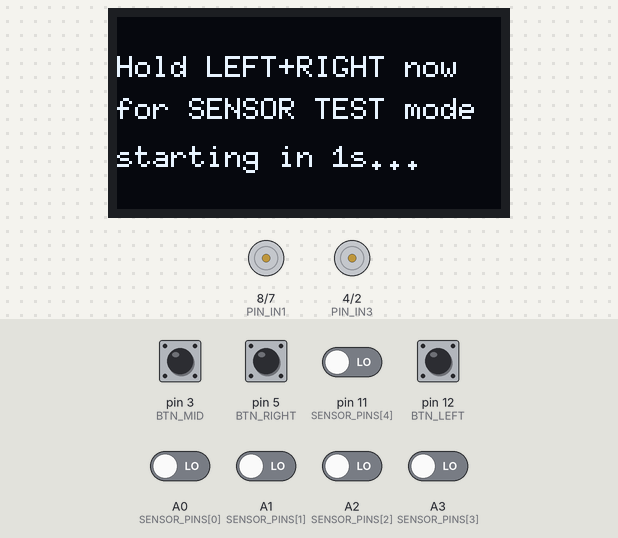
A sketch run on a simulated Arduino Uno, built with avr-gcc and run on an emulated ATmega328P. On the bench: 128×64 one-colour display, motor-driver pin pairs drawn as motors (green arrow = first pin HIGH = forward, orange = second pin HIGH = backward, longer = more drive, scaled by the enable pin). The test bench sets the inputs (shaded band); at power-on: pin 3 (BTN_MID), pin 5 (BTN_RIGHT), pin 12 (BTN_LEFT) HIGH, A0 (SENSOR_PINS[0]), A1 (SENSOR_PINS[1]), A2 (SENSOR_PINS[2]), A3 (SENSOR_PINS[3]), pin 11 (SENSOR_PINS[4]) LOW. EEPROM starts erased.

Above: at 1.8 s.
At 3.6 s:
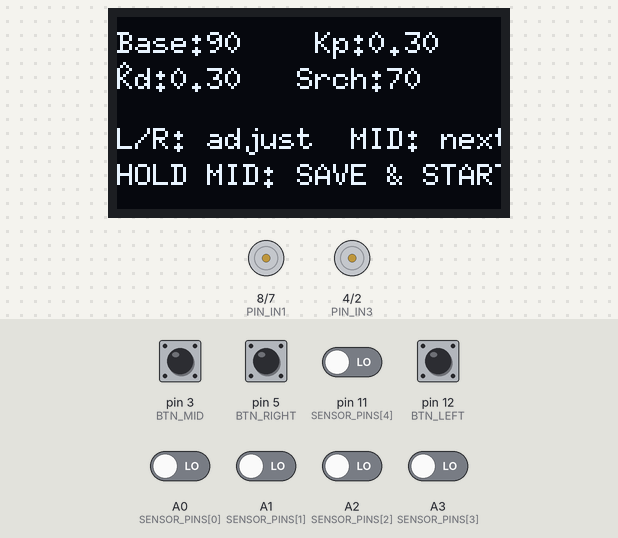
3.7 s: pin 3 (BTN_MID) pulled LOW for 3.2 s
At 6.5 s:
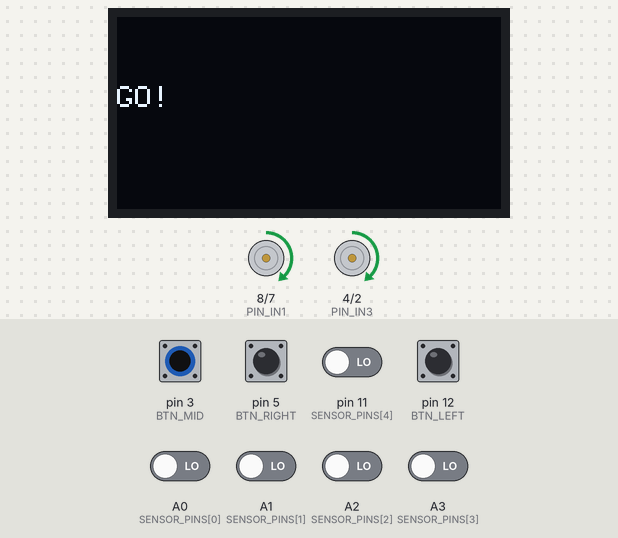
8.4 s: pin 3 (BTN_MID) pulled LOW for 0.8 s
At 9.5 s:
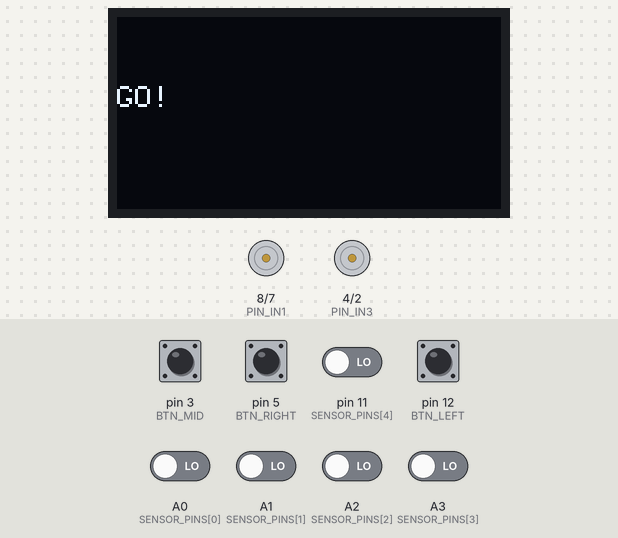
Timing chart, 0 to 11.4 s (numbered marks = the images above; inputs shaded):
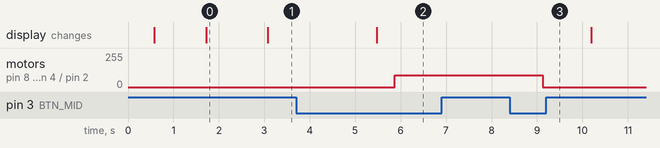

The sketch:

JUKTIrekha_V1.0.ino
```cpp
/*
  ============================================================================
  JUKTI TITANS - Line Follower Robot (LFR)
  ============================================================================
  Hardware :
    Arduino UNO + L298N + 2x N20 gear motors
    HW-871  : 5-channel DIGITAL IR reflectance sensor array
    0.96"   : I2C OLED, SSD1306 driver, using U8g2 library
    3x push buttons (each wired to GND, using internal pull-ups)

  PIN MAP:
    Motors  : ENA D10  IN1 D8  IN2 D7   ENB D9  IN3 D4  IN4 D2
    Sensors : A0 A1 A2 A3 D11   (A0 = LEFTMOST sensor, D11 = RIGHTMOST)
    OLED    : SDA A4   SCL A5   (hardware I2C - built into Uno, no extra wiring)
    Buttons : LEFT D12   MID D3   RIGHT D5   (button -> GND, uses INPUT_PULLUP)

  ----------------------------------------------------------------------------
  HOW THIS ROBOT DRIVES
  ----------------------------------------------------------------------------
  The HW-871 is DIGITAL only -> each sensor just says "black" or "white",
  no shades of gray. So instead of analog weighted averaging, we give each
  of the 5 sensors a fixed weight (far left = -200 ... far right = +200) and
  average the weights of only the sensors that currently see black. That
  gives us a single "error" number: negative = line is to the LEFT of
  center, positive = line is to the RIGHT of center, 0 = centered.

  That error is fed into a simple PD controller (Proportional + Derivative,
  no Integral - with a noisy digital sensor, I-term usually causes more
  problems than it solves, especially the night before a competition).
  The control step runs on a FIXED 200Hz schedule (not "as fast as the loop
  happens to go") so the derivative term behaves predictably, and its output
  is clamped before being split across the two wheels so a sudden error
  jump can't slam one motor to full-forward and the other to full-reverse.
  If 4 or 5 of the 5 sensors are on black at once (a thick line or an
  intersection, not "perfectly centered"), the robot holds its last known
  heading instead of snapping to a fake "centered" reading.

  If ALL sensors read white (line lost - e.g. a gap in the dashed section
  of your track, or a very sharp hairpin), the robot pivots in place toward
  whichever side the line was actually last seen drifting to, until it
  reacquires it or a safety timeout stops the motors.

  The OLED is completely idle while the robot is RUNNING - no I2C traffic,
  no drawing - so the control loop gets 100% of the Arduino's attention.
  The display only updates again once you stop (hold MID) and you're back
  in the menu.

  ----------------------------------------------------------------------------
  ON-ROBOT TUNING MENU (this is the important part)
  ----------------------------------------------------------------------------
  You do NOT need to re-flash the Arduino to change speed or PID values.
  On boot you land in a menu shown on the OLED:

      Base:90    Kp:0.30
      Kd:0.30    Srch:70

    - Short-press MID  -> jumps the cursor to the next parameter
    - LEFT / RIGHT     -> decrease / increase the highlighted parameter
    - HOLD MID (~0.7s) -> SAVES settings to EEPROM and STARTS the run
    - While RUNNING, HOLD MID again -> stops the motors, display comes back,
      and you're back in this menu

  This lets you place the robot on the track, tweak one number, hold MID,
  watch it run, and repeat - fast iteration is how you actually tune these
  robots. See TUNING_GUIDE.md for the step-by-step process.

  ----------------------------------------------------------------------------
  BEFORE ANY OF THIS WORKS: check your sensor polarity!
  ----------------------------------------------------------------------------
  Cheap digital IR boards differ on whether the output pin goes HIGH or LOW
  over black. For about 2 seconds after power-on/reset, the OLED shows
  "Hold LEFT+RIGHT now" - press and hold both buttons together during that
  window (a short hold, ~0.3s, is enough) to enter SENSOR TEST mode: the
  OLED shows live 1/0 for each of the 5 channels so you can confirm which
  state means "sees black". If it's backwards from what this code assumes,
  flip SENSOR_ACTIVE_HIGH below (one line) - no rewiring needed.
  Press MID to exit sensor test mode.
  ============================================================================
*/

#include <U8g2lib.h>
#include <Wire.h>
#include <EEPROM.h>

// ---------------------------------------------------------------------------
// SENSOR POLARITY - flip this if SENSOR TEST mode shows inverted logic
// true  = sensor output reads HIGH when looking at BLACK line
// false = sensor output reads LOW  when looking at BLACK line
// ---------------------------------------------------------------------------
#define SENSOR_ACTIVE_HIGH false

// ---------------------------------------------------------------------------
// MOTOR SIDE MAPPING - flip this if "turn left" actually turns the robot
// right on the real track (faster than re-wiring the motors)
// ---------------------------------------------------------------------------
#define LEFT_MOTOR_IS_A true   // Motor A = ENA/IN1/IN2, Motor B = ENB/IN3/IN4

// ---------------------------------------------------------------------------
// PIN DEFINITIONS
// ---------------------------------------------------------------------------
const uint8_t PIN_ENA = 10, PIN_IN1 = 8, PIN_IN2 = 7;
const uint8_t PIN_ENB = 9,  PIN_IN3 = 4, PIN_IN4 = 2;

const uint8_t SENSOR_PINS[5] = {A0, A1, A2, A3, 11}; // left -> right
const int16_t SENSOR_WEIGHT[5] = {-200, -100, 0, 100, 200};

const uint8_t BTN_LEFT = 12, BTN_MID = 3, BTN_RIGHT = 5;

// ---------------------------------------------------------------------------
// OLED (U8g2, hardware I2C on A4/A5 - default Uno pins, no extra args needed)
// ---------------------------------------------------------------------------
// Using the "_1_" (single page buffer) variant instead of "_F_" (full frame
// buffer) on purpose: the Uno only has 2KB of RAM, and a full 128x64 buffer
// alone eats half of it. The page-buffer variant uses only a few bytes and
// is plenty fast enough for this simple menu + status display.
U8G2_SSD1306_128X64_NONAME_1_HW_I2C u8g2(U8G2_R0, U8X8_PIN_NONE);

// ---------------------------------------------------------------------------
// TUNABLE PARAMETERS (adjustable live via the menu, saved to EEPROM)
// ---------------------------------------------------------------------------
struct Settings {
  int   baseSpeed;   // 0-220   forward speed on a straight line
  float kp;           // proportional gain
  float kd;           // derivative gain
  int   searchSpeed; // 0-150   pivot speed used when the line is lost
};

// Kd=2.0 was too aggressive for a DIGITAL sensor: error jumps in big discrete
// steps (e.g. -200 -> +200 when the line crosses from one sensor to another),
// so a big Kd on a raw one-step delta could momentarily demand a huge,
// saturating correction. 0.3 is a much safer starting point - see
// runLineFollow() below for how the output is now clamped too.
Settings cfg = { 90, 0.30f, 0.3f, 70 };   // sane defaults for N20 + L298N

const int EEPROM_MAGIC_ADDR = 0;
const int EEPROM_MAGIC_VAL  = 0xA6;   // bumped so old saved (aggressive) Kd
                                       // values from before this fix are
                                       // ignored and the new defaults load
const int EEPROM_DATA_ADDR  = 1;

const int MAX_SPEED   = 220;   // absolute PWM ceiling (0-255)
const int MIN_MOVE_PWM = 55;   // N20 + L298N combo tends to stall below this

// ---------------------------------------------------------------------------
// STATE
// ---------------------------------------------------------------------------
enum AppState { MENU, RUNNING };
AppState state = MENU;

const int NUM_PARAMS = 4; // Base, Kp, Kd, Search
int menuIndex = 0;

int lastError = 0;
int lastDirection = 1;   // +1 = line last seen/drifting right, -1 = left.
                          // Tracked explicitly (rather than reusing lastError,
                          // which gets held steady during intersections - see
                          // below) so the lost-line search always pivots
                          // toward where the line actually was.
unsigned long lostLineSince = 0;
const unsigned long LOST_LINE_SAFETY_STOP_MS = 3000; // give up & stop after this

// Fixed-rate control loop. Running the PID math on a fixed interval (rather
// than as fast as the loop happens to spin) makes the derivative term's
// effective timing constant and predictable - instead of literally dividing
// by a measured, jittery dt (which would make Kd swing wildly and be nearly
// impossible to tune for a sensor whose error jumps in big discrete steps).
// 200Hz is far faster than this robot needs to react.
unsigned long lastControlUpdate = 0;
const unsigned long CONTROL_INTERVAL_MS = 5;

// ---- simple button debounce/edge + long-press helpers ----
struct Button {
  uint8_t pin;
  bool lastReading;
  bool stableState;
  unsigned long lastChange;
  unsigned long pressedAt;
  bool longFired;
  Button(uint8_t p)
    : pin(p), lastReading(HIGH), stableState(HIGH),
      lastChange(0), pressedAt(0), longFired(false) {}
};
Button bLeft(BTN_LEFT), bMid(BTN_MID), bRight(BTN_RIGHT);
const unsigned long DEBOUNCE_MS = 25;
const unsigned long LONG_PRESS_MS = 700;

// returns true exactly once on a short press (release before long-press time)
bool updateButtonShortPress(Button &b) {
  bool reading = digitalRead(b.pin);
  bool shortPress = false;
  if (reading != b.lastReading) {
    b.lastChange = millis();
  }
  if (millis() - b.lastChange > DEBOUNCE_MS && reading != b.stableState) {
    b.stableState = reading;
    if (b.stableState == LOW) {
      b.pressedAt = millis();
      b.longFired = false;
    } else {
      // released
      if (!b.longFired && (millis() - b.pressedAt) < LONG_PRESS_MS) {
        shortPress = true;
      }
    }
  }
  b.lastReading = reading;
  return shortPress;
}

// returns true exactly once when held past LONG_PRESS_MS
bool updateButtonLongPress(Button &b) {
  if (b.stableState == LOW && !b.longFired &&
      (millis() - b.pressedAt) >= LONG_PRESS_MS) {
    b.longFired = true;
    return true;
  }
  return false;
}

// ---------------------------------------------------------------------------
void loadSettings() {
  if (EEPROM.read(EEPROM_MAGIC_ADDR) == EEPROM_MAGIC_VAL) {
    EEPROM.get(EEPROM_DATA_ADDR, cfg);
  }
  // clamp in case EEPROM had garbage / old format
  cfg.baseSpeed = constrain(cfg.baseSpeed, 0, MAX_SPEED);
  cfg.searchSpeed = constrain(cfg.searchSpeed, 0, MAX_SPEED);
  if (cfg.kp < 0 || cfg.kp > 5)  cfg.kp = 0.30f;
  if (cfg.kd < 0 || cfg.kd > 20) cfg.kd = 0.3f;
}

void saveSettings() {
  EEPROM.put(EEPROM_DATA_ADDR, cfg);
  EEPROM.write(EEPROM_MAGIC_ADDR, EEPROM_MAGIC_VAL);
}

// ---------------------------------------------------------------------------
void setMotorRaw(uint8_t enaPin, uint8_t in1, uint8_t in2, int speed) {
  speed = constrain(speed, -MAX_SPEED, MAX_SPEED);
  if (speed >= 0) {
    digitalWrite(in1, HIGH);
    digitalWrite(in2, LOW);
  } else {
    digitalWrite(in1, LOW);
    digitalWrite(in2, HIGH);
    speed = -speed;
  }
  // don't let a tiny nonzero PWM just buzz the motor without moving it
  if (speed > 0 && speed < MIN_MOVE_PWM) speed = MIN_MOVE_PWM;
  analogWrite(enaPin, speed);
}

void driveMotors(int leftSpeed, int rightSpeed) {
#if LEFT_MOTOR_IS_A
  setMotorRaw(PIN_ENA, PIN_IN1, PIN_IN2, leftSpeed);
  setMotorRaw(PIN_ENB, PIN_IN3, PIN_IN4, rightSpeed);
#else
  setMotorRaw(PIN_ENB, PIN_IN3, PIN_IN4, leftSpeed);
  setMotorRaw(PIN_ENA, PIN_IN1, PIN_IN2, rightSpeed);
#endif
}

void stopMotors() {
  analogWrite(PIN_ENA, 0);
  analogWrite(PIN_ENB, 0);
}

// ---------------------------------------------------------------------------
// returns number of sensors currently on black, fills seen[] with raw bits
// (1 = sees black, 0 = sees white) and computes weighted error via out param
int readSensors(int seen[5], int &errorOut) {
  int count = 0;
  long weightedSum = 0;
  for (int i = 0; i < 5; i++) {
    int raw = digitalRead(SENSOR_PINS[i]);
    bool onBlack = SENSOR_ACTIVE_HIGH ? (raw == HIGH) : (raw == LOW);
    seen[i] = onBlack ? 1 : 0;
    if (onBlack) {
      count++;
      weightedSum += SENSOR_WEIGHT[i];
    }
  }
  errorOut = (count > 0) ? (int)(weightedSum / count) : 0;
  return count;
}

// ---------------------------------------------------------------------------
// This is the whole job of the robot while RUNNING. No OLED/I2C activity
// happens in here at all (or anywhere else while RUNNING) - the display is
// completely frozen from the moment you start until you stop, so 100% of
// the control loop's time goes to reading sensors and driving motors.
void runLineFollow() {
  // Fixed-rate control: only run the sensing/PID/motor step every
  // CONTROL_INTERVAL_MS. This is what keeps the derivative term's timing
  // constant (see the comment by CONTROL_INTERVAL_MS above) - it also means
  // this function returns almost instantly on the other loop() iterations,
  // which is fine since loop() just calls straight back into it.
  if (millis() - lastControlUpdate < CONTROL_INTERVAL_MS) return;
  lastControlUpdate = millis();

  int seen[5];
  int rawError;
  int count = readSensors(seen, rawError);

  // Track which side the line has actually been drifting toward, using the
  // real sensor reading (not the possibly-held value below). This is what
  // the lost-line search uses, instead of assuming "right" by default.
  if (rawError > 0) lastDirection = 1;
  else if (rawError < 0) lastDirection = -1;

  int error = rawError;
  if (count >= 4) {
    // 4 or 5 sensors on black at once isn't "perfectly centered" - it's
    // almost certainly a wide/thick line or an intersection. The plain
    // weighted average would swing to ~0 here and then swing back the moment
    // you exit it, which is exactly the kind of sudden error jump that
    // causes a derivative spike. Instead, hold the last real heading steady
    // while crossing it.
    error = lastError;
  }

  if (count > 0) {
    lostLineSince = 0;

    int derivative = error - lastError;
    float output = cfg.kp * error + cfg.kd * derivative;
    // Clamp the correction itself before splitting it across the two
    // wheels, so a big derivative kick can't push one wheel to full-forward
    // and the other to full-reverse - it gets capped first, symmetrically.
    output = constrain(output, (float)-MAX_SPEED, (float)MAX_SPEED);

    int left  = cfg.baseSpeed + (int)output;
    int right = cfg.baseSpeed - (int)output;

    left  = constrain(left, -MAX_SPEED, MAX_SPEED);
    right = constrain(right, -MAX_SPEED, MAX_SPEED);

    driveMotors(left, right);
    lastError = error;
  } else {
    // line fully lost: pivot toward the side it was actually last seen on
    if (lostLineSince == 0) lostLineSince = millis();

    if (millis() - lostLineSince > LOST_LINE_SAFETY_STOP_MS) {
      stopMotors(); // safety: don't let it wander off forever
      return;
    }

    if (lastDirection >= 0) {
      driveMotors(cfg.searchSpeed, -cfg.searchSpeed);
    } else {
      driveMotors(-cfg.searchSpeed, cfg.searchSpeed);
    }
  }
}

// ---------------------------------------------------------------------------
// The AVR toolchain's snprintf() does NOT support %f / %g by default (it
// just prints "?" for any float) unless you add special linker flags. Easiest
// fix: format floats ourselves with plain integer math, using only %d/%s
// (which always work).
void formatFloat2(float v, char *buf, int bufSize) {
  bool neg = v < 0;
  if (neg) v = -v;
  int whole = (int)v;
  int frac = (int)((v - whole) * 100.0f + 0.5f); // round to 2 decimals
  if (frac >= 100) { frac -= 100; whole += 1; }
  snprintf(buf, bufSize, "%s%d.%02d", neg ? "-" : "", whole, frac);
}

void drawMenu() {
  char kpStr[8], kdStr[8];
  formatFloat2(cfg.kp, kpStr, sizeof(kpStr));
  formatFloat2(cfg.kd, kdStr, sizeof(kdStr));

  char l1[24], l2[24];
  snprintf(l1, sizeof(l1), "Base:%-4d  Kp:%s", cfg.baseSpeed, kpStr);
  snprintf(l2, sizeof(l2), "Kd:%-6s Srch:%-4d", kdStr, cfg.searchSpeed);

  // cursor under the selected parameter
  const int colX[4] = {0, 66, 0, 66};
  const int colY[4] = {12, 12, 24, 24};

  u8g2.firstPage();
  do {
    u8g2.setFont(u8g2_font_6x10_tf);
    u8g2.drawStr(0, 12, l1);
    u8g2.drawStr(0, 24, l2);
    u8g2.drawStr(colX[menuIndex], colY[menuIndex] + 10, "^");
    u8g2.drawStr(0, 44, "L/R: adjust  MID: next");
    u8g2.drawStr(0, 56, "HOLD MID: SAVE & START");
  } while (u8g2.nextPage());
}

void adjustParam(int dir) {
  switch (menuIndex) {
    case 0: cfg.baseSpeed = constrain(cfg.baseSpeed + dir * 5, 0, MAX_SPEED); break;
    case 1: cfg.kp = constrain(cfg.kp + dir * 0.02f, 0.0f, 5.0f); break;
    case 2: cfg.kd = constrain(cfg.kd + dir * 0.2f, 0.0f, 20.0f); break;
    case 3: cfg.searchSpeed = constrain(cfg.searchSpeed + dir * 5, 0, MAX_SPEED); break;
  }
}

// ---------------------------------------------------------------------------
void sensorTestMode() {
  u8g2.firstPage();
  do {
    u8g2.setFont(u8g2_font_6x10_tf);
    u8g2.drawStr(0, 10, "SENSOR TEST - MID to exit");
  } while (u8g2.nextPage());
  delay(400);

  while (true) {
    int seen[5], error;
    readSensors(seen, error);

    char l[24];
    snprintf(l, sizeof(l), "%d %d %d %d %d  (1=black)",
             seen[0], seen[1], seen[2], seen[3], seen[4]);

    u8g2.firstPage();
    do {
      u8g2.setFont(u8g2_font_6x10_tf);
      u8g2.drawStr(0, 10, "SENSOR TEST - MID to exit");
      u8g2.drawStr(0, 30, l);
      u8g2.drawStr(0, 45, "If backwards, flip");
      u8g2.drawStr(0, 57, "SENSOR_ACTIVE_HIGH in code");
    } while (u8g2.nextPage());

    if (digitalRead(BTN_MID) == LOW) {
      delay(300); // debounce exit
      return;
    }
    delay(60);
  }
}

// ---------------------------------------------------------------------------
void setup() {
  for (int i = 0; i < 5; i++) pinMode(SENSOR_PINS[i], INPUT);

  pinMode(PIN_ENA, OUTPUT); pinMode(PIN_IN1, OUTPUT); pinMode(PIN_IN2, OUTPUT);
  pinMode(PIN_ENB, OUTPUT); pinMode(PIN_IN3, OUTPUT); pinMode(PIN_IN4, OUTPUT);
  stopMotors();

  pinMode(BTN_LEFT, INPUT_PULLUP);
  pinMode(BTN_MID, INPUT_PULLUP);
  pinMode(BTN_RIGHT, INPUT_PULLUP);

  u8g2.begin();

  loadSettings();

  // Give a real window to catch a LEFT+RIGHT hold for sensor test mode.
  // (Checking just once, instantly, the moment setup() runs is too fast for
  // a human to react to right after power-on/upload - that's why it looked
  // like the buttons "did nothing".) Show a countdown prompt for ~2s and
  // require the two buttons to be held together for 300ms within it.
  const unsigned long BOOT_WINDOW_MS = 2000;
  const unsigned long HOLD_REQUIRED_MS = 300;
  unsigned long windowStart = millis();
  unsigned long bothHeldSince = 0;
  bool enterTest = false;

  while (millis() - windowStart < BOOT_WINDOW_MS) {
    bool held = (digitalRead(BTN_LEFT) == LOW) && (digitalRead(BTN_RIGHT) == LOW);
    if (held) {
      if (bothHeldSince == 0) bothHeldSince = millis();
      if (millis() - bothHeldSince >= HOLD_REQUIRED_MS) {
        enterTest = true;
        break;
      }
    } else {
      bothHeldSince = 0;
    }

    unsigned long remainingMs = BOOT_WINDOW_MS - (millis() - windowStart);
    int secsLeft = (remainingMs + 999) / 1000; // ceiling, so it counts 2,2,...,1,1,...
    char line[24];
    snprintf(line, sizeof(line), "starting in %ds...", secsLeft);
    u8g2.firstPage();
    do {
      u8g2.setFont(u8g2_font_6x10_tf);
      u8g2.drawStr(0, 20, "Hold LEFT+RIGHT now");
      u8g2.drawStr(0, 34, "for SENSOR TEST mode");
      u8g2.drawStr(0, 50, line);
    } while (u8g2.nextPage());
    delay(20);
  }

  if (enterTest) {
    sensorTestMode();
  }
}

// ---------------------------------------------------------------------------
void loop() {
  if (state == MENU) {
    bool leftShort  = updateButtonShortPress(bLeft);
    bool rightShort = updateButtonShortPress(bRight);
    bool midShort   = updateButtonShortPress(bMid);
    bool midLong    = updateButtonLongPress(bMid);

    if (leftShort) adjustParam(-1);
    if (rightShort) adjustParam(+1);
    if (midShort) menuIndex = (menuIndex + 1) % NUM_PARAMS;

    if (midLong) {
      saveSettings();
      lastError = 0;
      lastDirection = 1;
      lostLineSince = 0;
      lastControlUpdate = 0;
      state = RUNNING;
      u8g2.firstPage();
      do {
        u8g2.setFont(u8g2_font_6x10_tf);
        u8g2.drawStr(0, 30, "GO!");
      } while (u8g2.nextPage());
      delay(400); // brief pause so you can let go of the robot
    } else {
      drawMenu();
    }
  } else { // RUNNING
    bool midLong = updateButtonLongPress(bMid);
    updateButtonShortPress(bMid); // consume short-press edge so it doesn't
                                   // leak into the menu when we return to it
    if (midLong) {
      stopMotors();
      state = MENU;
      delay(300);
    } else {
      runLineFollow();
    }
  }
}
```

Measured:
- after the input at 3.7 s, motor on pin 8 (PIN_IN1) / pin 7 (PIN_IN2), motor on pin 4 (PIN_IN3) / pin 2 (PIN_IN4): stopped → forward 90/255 after 2.2 s; the display: changes after 1.8 s (image 2)
- after the input at 8.4 s, motor on pin 8 (PIN_IN1) / pin 7 (PIN_IN2), motor on pin 4 (PIN_IN3) / pin 2 (PIN_IN4): forward 90/255 → stopped after 0.73 s
- what the display in image 0 shows lasts 1.4 s, from 1.7 s to 3.1 s
